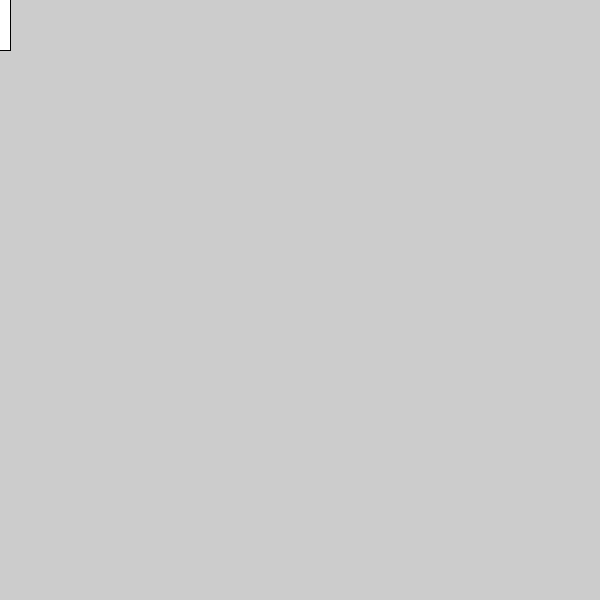
Frame 1 (no input)
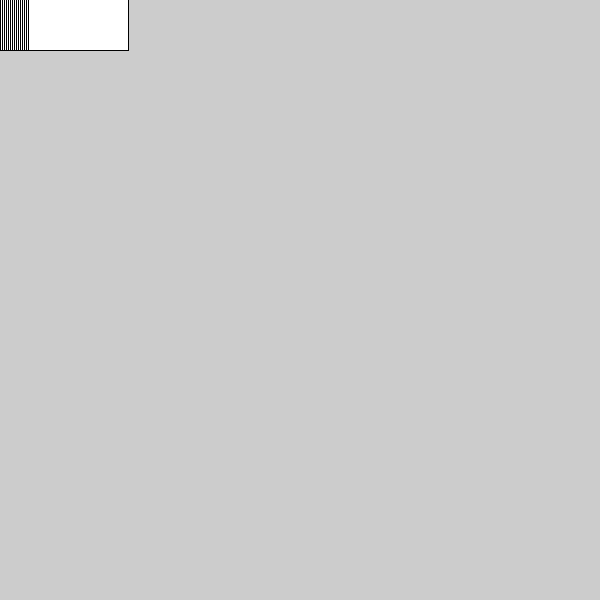
Frame 60 (the mouse pressed at the canvas centre just before this capture)
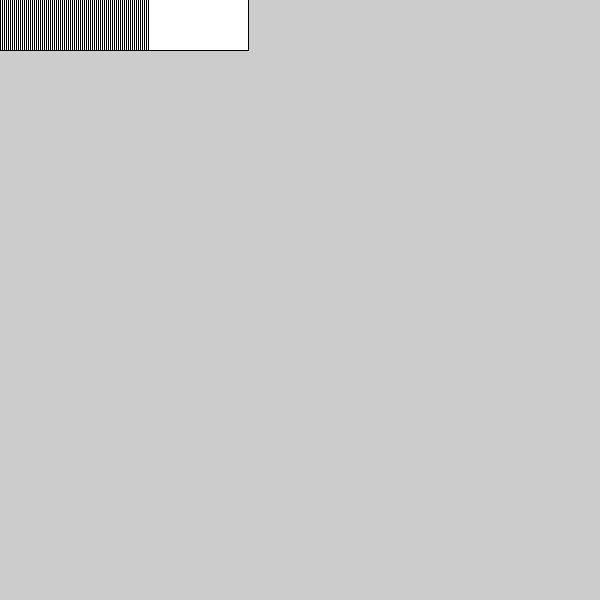
Frame 120 (the mouse held since frame 60 and released just before this capture)

The Processing sketch that drew these frames (run headless with seeded random() and noise(); from frame 60 on, the mouse is pressed at the canvas centre):

// Processing sketch: visualPatterns
// ── visualPatterns.pde
float xPos = -50;
float yPos = 0;

void setup() {
 size(600,600); 
}

void draw() {
  float t = 0;
  t++;
 rectMode(CENTER);
 pushMatrix();
 translate(xPos, yPos);
 rect(t*10,cos(t/10),100,100);
 popMatrix();
 xPos = xPos + 2;
 
 //if the rectangle position is off the right side of the screen
 if (xPos > width + 50) {
  xPos = 0; 
  yPos = yPos + 75;
 }
}
